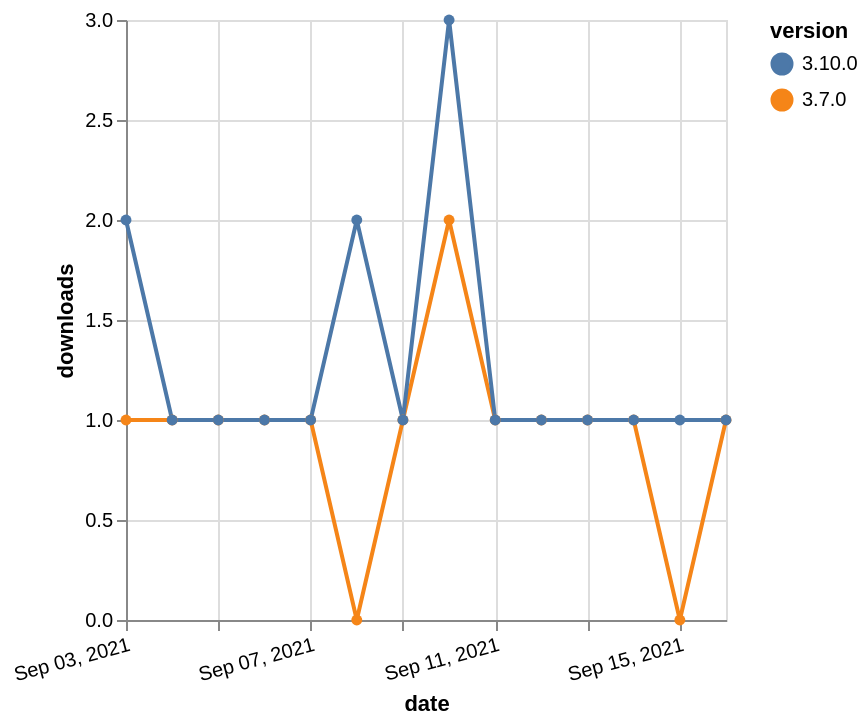

Write the Vega-Lite specification saved for this chart.
### Vega-Lite specification from a JSON file in a GitHub repository (floating-point values rounded to 4 significant figures)
{"$schema": "https://vega.github.io/schema/vega-lite/v5.json", "description": "A simple bar chart with embedded data.", "data": {"values": [{"date": "2021-09-03", "total": 306, "delta": 1, "version": "3.7.0"}, {"date": "2021-09-04", "total": 307, "delta": 1, "version": "3.7.0"}, {"date": "2021-09-05", "total": 308, "delta": 1, "version": "3.7.0"}, {"date": "2021-09-06", "total": 309, "delta": 1, "version": "3.7.0"}, {"date": "2021-09-07", "total": 310, "delta": 1, "version": "3.7.0"}, {"date": "2021-09-08", "total": 310, "delta": 0, "version": "3.7.0"}, {"date": "2021-09-09", "total": 311, "delta": 1, "version": "3.7.0"}, {"date": "2021-09-10", "total": 313, "delta": 2, "version": "3.7.0"}, {"date": "2021-09-11", "total": 314, "delta": 1, "version": "3.7.0"}, {"date": "2021-09-12", "total": 315, "delta": 1, "version": "3.7.0"}, {"date": "2021-09-13", "total": 316, "delta": 1, "version": "3.7.0"}, {"date": "2021-09-14", "total": 317, "delta": 1, "version": "3.7.0"}, {"date": "2021-09-15", "total": 317, "delta": 0, "version": "3.7.0"}, {"date": "2021-09-16", "total": 318, "delta": 1, "version": "3.7.0"}, {"date": "2021-09-03", "total": 368, "delta": 2, "version": "3.10.0"}, {"date": "2021-09-04", "total": 369, "delta": 1, "version": "3.10.0"}, {"date": "2021-09-05", "total": 370, "delta": 1, "version": "3.10.0"}, {"date": "2021-09-06", "total": 371, "delta": 1, "version": "3.10.0"}, {"date": "2021-09-07", "total": 372, "delta": 1, "version": "3.10.0"}, {"date": "2021-09-08", "total": 374, "delta": 2, "version": "3.10.0"}, {"date": "2021-09-09", "total": 375, "delta": 1, "version": "3.10.0"}, {"date": "2021-09-10", "total": 378, "delta": 3, "version": "3.10.0"}, {"date": "2021-09-11", "total": 379, "delta": 1, "version": "3.10.0"}, {"date": "2021-09-12", "total": 380, "delta": 1, "version": "3.10.0"}, {"date": "2021-09-13", "total": 381, "delta": 1, "version": "3.10.0"}, {"date": "2021-09-14", "total": 382, "delta": 1, "version": "3.10.0"}, {"date": "2021-09-15", "total": 383, "delta": 1, "version": "3.10.0"}, {"date": "2021-09-16", "total": 384, "delta": 1, "version": "3.10.0"}]}, "width": "container", "mark": {"type": "line", "point": {"filled": true}}, "encoding": {"x": {"field": "date", "type": "temporal", "timeUnit": "yearmonthdate", "title": "date", "axis": {"labelAngle": -15}}, "y": {"field": "delta", "type": "quantitative", "title": "downloads"}, "color": {"field": "version", "type": "nominal"}, "tooltip": {"field": "delta"}}}
